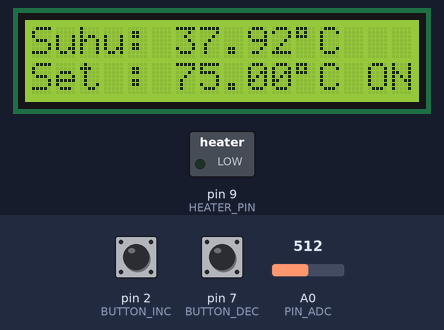
A sketch run on a simulated Arduino Uno, built with avr-gcc and run on an emulated ATmega328P. Parts: 16×2 character LCD, switched loads named in the sketch (green lamp = pin HIGH). Inputs (shaded band) come from the test bench; at power-on: A0 (PIN_ADC) = 512, pin 2 (BUTTON_INC) LOW, pin 7 (BUTTON_DEC) LOW. What the sketch prints to the serial monitor is not drawn.

Above: at 1.6 s.
1.7 s: A0 (PIN_ADC) set to 714
At 4.1 s:
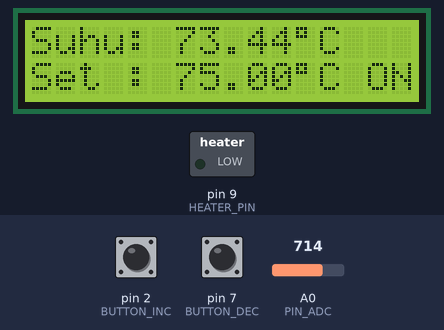
4.5 s: A0 (PIN_ADC) set to 736
At 6.4 s:
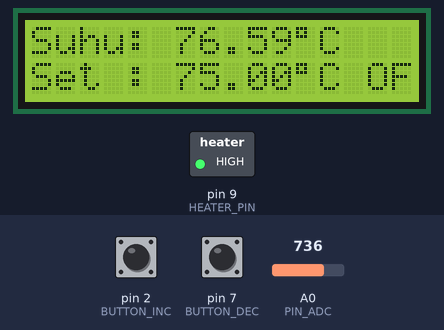
7.5 s: pin 2 (BUTTON_INC) pulled HIGH for 0.15 s
At 9.1 s:
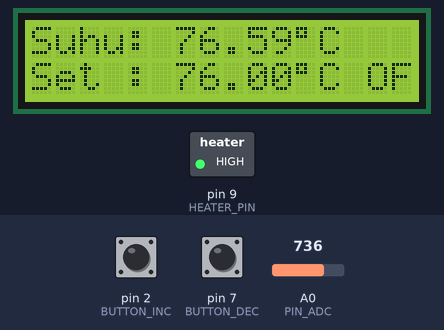
9.5 s: A0 (PIN_ADC) set to 716
At 9.95 s:
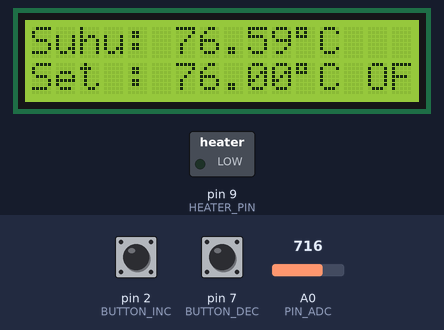
11.5 s: pin 7 (BUTTON_DEC) pulled HIGH for 0.15 s
At 13.2 s:
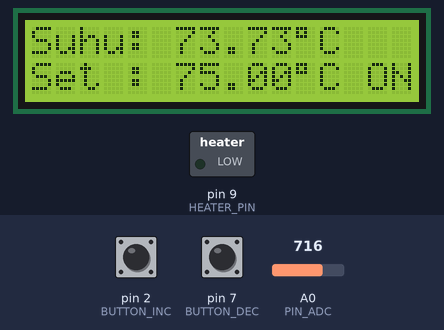
13.5 s: pin 7 (BUTTON_DEC) pulled HIGH for 1 s
At 14.8 s:
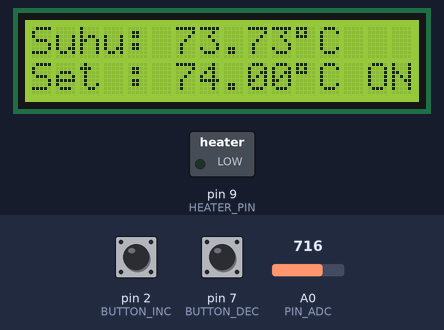
Timing chart, 0 to 16.5 s (numbered marks = the images above; inputs shaded):
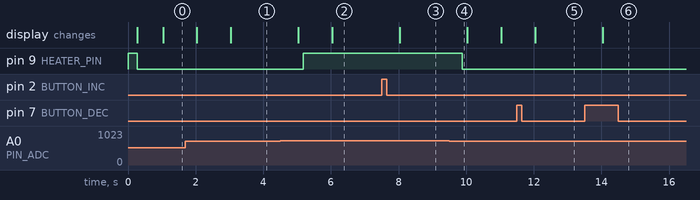

Measured:
- the behaviour switches between 728 and 729 on A0 (PIN_ADC) (found by bisection; images 1 and 2)
- after the input at 1.7 s, the display: first changes after 0.34 s (image 1 shows a later state)
- after the input at 4.5 s, pin 9 (HEATER_PIN): LOW → HIGH after 0.68 s; the display: first changes after 0.54 s (image 2 shows a later state)
- after the input at 7.5 s, the display: changes after 0.54 s (image 3)
- after the input at 9.5 s, pin 9 (HEATER_PIN): HIGH → LOW after 0.38 s
- after the input at 11.5 s, the display: changes after 0.54 s (image 5)
- after the input at 13.5 s, the display: changes after 0.54 s (image 6)

The sketch:

regpt2rlplxbtn.ino
```cpp
/*
  Sistem Instrumentasi & Metode Pengukuran – 2025
*/
#include <Wire.h>
#include <LiquidCrystal_I2C.h>

/* ---------- Konstanta ---------- */
#define SELANG_WAKTU_SAMPLING   100
#define SELANG_WAKTU_LCD        1000
#define SELANG_WAKTU_DEBOUNCE   50
#define DEADBAND_IN_CELCIUS     1.0F
#define RESOLUSI_SETPOINT_C     1.0F

#define BUTTON_INC              2
#define BUTTON_DEC              7
#define HEATER_PIN              9
#define PIN_ADC                 A0

/* ---------- Variabel ---------- */
LiquidCrystal_I2C lcd(0x27, 16, 2);

unsigned int ui_ADC[10] = {0};
unsigned char uc_arrayIndex      = 0;
float f_ADCMovAvg                = 0;

unsigned long ul_SampTimeMS      = 0;
unsigned long ul_LCDTimeMS       = 0;
unsigned long ul_DebounceMS_inc  = 0;
unsigned long ul_DebounceMS_dec  = 0;

bool  lastButtonState_inc = LOW;
bool  lastButtonState_dec = LOW;
bool  currentState        = LOW;

float f_TempFilter_C      = 0;
float f_SetPoint_C        = 75.0F;
float f_Error_C           = 0;
const float f_HalfDeadband_C = DEADBAND_IN_CELCIUS / 2.0F;

/* ---------- Fungsi konversi ---------- */
float fGetTemperature(float adc_value)
{
  const float a = 8.1e-5, b = 0.0257, c = 13.8;
  return a * adc_value * adc_value + b * adc_value + c;
}

/* ---------- Kontrol Heater ---------- */
inline void NyalakanHeater() { digitalWrite(HEATER_PIN, LOW);  }
inline void MatikanHeater()  { digitalWrite(HEATER_PIN, HIGH); }

/* ================= SET-UP ================= */
void setup()
{
  pinMode(PIN_ADC, INPUT);
  pinMode(BUTTON_INC, INPUT);
  pinMode(BUTTON_DEC, INPUT);
  pinMode(HEATER_PIN, OUTPUT);
  MatikanHeater();

  lcd.init();
  lcd.backlight();

  Serial.begin(19200);
  delay(200);
  Serial.println("CLEARSHEET");
  Serial.println("LABEL,Date,Time,Temp,Setpoint,SSR,millis");

  lcd.setCursor(0, 0); lcd.print("Suhu: ");
  lcd.setCursor(0, 1); lcd.print("Set : ");
}

/* ================= LOOP ================== */
void loop()
{
  /* ---- 1. Sampling & Kontrol ---- */
  if (millis() - ul_SampTimeMS >= SELANG_WAKTU_SAMPLING) {
    ul_SampTimeMS = millis();

    ui_ADC[uc_arrayIndex] = analogRead(PIN_ADC);
    uc_arrayIndex = (uc_arrayIndex + 1) % 10;

    unsigned long sum = 0;
    for (byte i = 0; i < 10; i++) sum += ui_ADC[i];
    f_ADCMovAvg   = (float)sum / 10.0F;
    f_TempFilter_C = fGetTemperature(f_ADCMovAvg);

    f_Error_C = f_SetPoint_C - f_TempFilter_C;
    if (f_Error_C >  f_HalfDeadband_C) NyalakanHeater();
    if (f_Error_C < -f_HalfDeadband_C) MatikanHeater();
  }

  /* ---- 2. Tombol naik SP ---- */
  currentState = digitalRead(BUTTON_INC);
  if ( currentState && !lastButtonState_inc &&
       millis() - ul_DebounceMS_inc >= SELANG_WAKTU_DEBOUNCE ) {
    ul_DebounceMS_inc = millis();
    f_SetPoint_C += RESOLUSI_SETPOINT_C;
    Serial.println("SP Increased!");
  }
  lastButtonState_inc = currentState;

  /* ---- 3. Tombol turun SP ---- */
  currentState = digitalRead(BUTTON_DEC);
  if ( currentState && !lastButtonState_dec &&
       millis() - ul_DebounceMS_dec >= SELANG_WAKTU_DEBOUNCE ) {
    ul_DebounceMS_dec = millis();
    f_SetPoint_C -= RESOLUSI_SETPOINT_C;
    Serial.println("SP Decreased!");
  }
  lastButtonState_dec = currentState;

  /* ---- 4. LCD & PLX-DAQ setiap 1 s ---- */
  if (millis() - ul_LCDTimeMS >= SELANG_WAKTU_LCD) {
    ul_LCDTimeMS = millis();
    char deg = 223;

    /* LCD */
    lcd.setCursor(6, 0); lcd.print("       ");
    lcd.setCursor(6, 0); lcd.print(f_TempFilter_C, 2);
    lcd.print(deg); lcd.print("C");

    lcd.setCursor(6, 1); lcd.print("       ");
    lcd.setCursor(6, 1); lcd.print(f_SetPoint_C, 2);
    lcd.print(deg); lcd.print("C ");
    lcd.print(digitalRead(HEATER_PIN) == LOW ? "ON " : "OFF");

    /* PLX-DAQ */
    Serial.print("DATA,DATE,TIME,");
    Serial.print(f_TempFilter_C); Serial.print(",");
    Serial.print(f_SetPoint_C, 2);   Serial.print(",");
    Serial.print(digitalRead(HEATER_PIN) == LOW ? "ON" : "OFF"); Serial.print(",");
    Serial.println(millis());
  }
}
```
